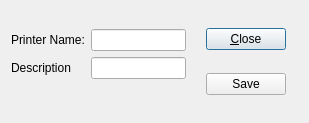
<?xml version="1.0" encoding="UTF-8"?>
<ui version="4.0">
 <comment>This file is part of the xTuple ERP: PostBooks Edition, a free and
open source Enterprise Resource Planning software suite,
Copyright (c) 1999-2014 by OpenMFG LLC, d/b/a xTuple.
It is licensed to you under the Common Public Attribution License
version 1.0, the full text of which (including xTuple-specific Exhibits)
is available at www.xtuple.com/CPAL.  By using this software, you agree
to be bound by its terms.</comment>
 <class>printer</class>
 <widget class="QDialog" name="printer">
  <property name="geometry">
   <rect>
    <x>0</x>
    <y>0</y>
    <width>309</width>
    <height>123</height>
   </rect>
  </property>
  <property name="windowTitle">
   <string>Printer</string>
  </property>
  <layout class="QGridLayout" name="gridLayout">
   <item row="0" column="0">
    <layout class="QFormLayout" name="formLayout">
     <property name="fieldGrowthPolicy">
      <enum>QFormLayout::FieldsStayAtSizeHint</enum>
     </property>
     <property name="topMargin">
      <number>18</number>
     </property>
     <property name="bottomMargin">
      <number>18</number>
     </property>
     <item row="0" column="0">
      <widget class="QLabel" name="_nameLit">
       <property name="text">
        <string>Printer Name:</string>
       </property>
       <property name="buddy">
        <cstring>_name</cstring>
       </property>
      </widget>
     </item>
     <item row="0" column="1">
      <widget class="XLineEdit" name="_name"/>
     </item>
     <item row="1" column="0">
      <widget class="QLabel" name="_descripLit">
       <property name="text">
        <string>Description</string>
       </property>
      </widget>
     </item>
     <item row="1" column="1">
      <widget class="QLineEdit" name="_desc"/>
     </item>
     <item row="2" column="0">
      <spacer name="verticalSpacer_2">
       <property name="orientation">
        <enum>Qt::Vertical</enum>
       </property>
       <property name="sizeHint" stdset="0">
        <size>
         <width>20</width>
         <height>40</height>
        </size>
       </property>
      </spacer>
     </item>
    </layout>
   </item>
   <item row="0" column="1">
    <layout class="QVBoxLayout" name="verticalLayout">
     <property name="leftMargin">
      <number>14</number>
     </property>
     <property name="rightMargin">
      <number>12</number>
     </property>
     <item>
      <widget class="QPushButton" name="_close">
       <property name="text">
        <string>&amp;Close</string>
       </property>
      </widget>
     </item>
     <item>
      <widget class="QPushButton" name="_save">
       <property name="text">
        <string>Save</string>
       </property>
      </widget>
     </item>
     <item>
      <spacer name="verticalSpacer">
       <property name="orientation">
        <enum>Qt::Vertical</enum>
       </property>
       <property name="sizeType">
        <enum>QSizePolicy::Preferred</enum>
       </property>
       <property name="sizeHint" stdset="0">
        <size>
         <width>20</width>
         <height>0</height>
        </size>
       </property>
      </spacer>
     </item>
    </layout>
   </item>
  </layout>
 </widget>
 <customwidgets>
  <customwidget>
   <class>XLineEdit</class>
   <extends>QLineEdit</extends>
   <header>xlineedit.h</header>
  </customwidget>
 </customwidgets>
 <tabstops>
  <tabstop>_name</tabstop>
  <tabstop>_desc</tabstop>
  <tabstop>_save</tabstop>
  <tabstop>_close</tabstop>
 </tabstops>
 <resources/>
 <connections>
  <connection>
   <sender>_close</sender>
   <signal>clicked()</signal>
   <receiver>printer</receiver>
   <slot>close()</slot>
   <hints>
    <hint type="sourcelabel">
     <x>335</x>
     <y>31</y>
    </hint>
    <hint type="destinationlabel">
     <x>246</x>
     <y>7</y>
    </hint>
   </hints>
  </connection>
 </connections>
</ui>
